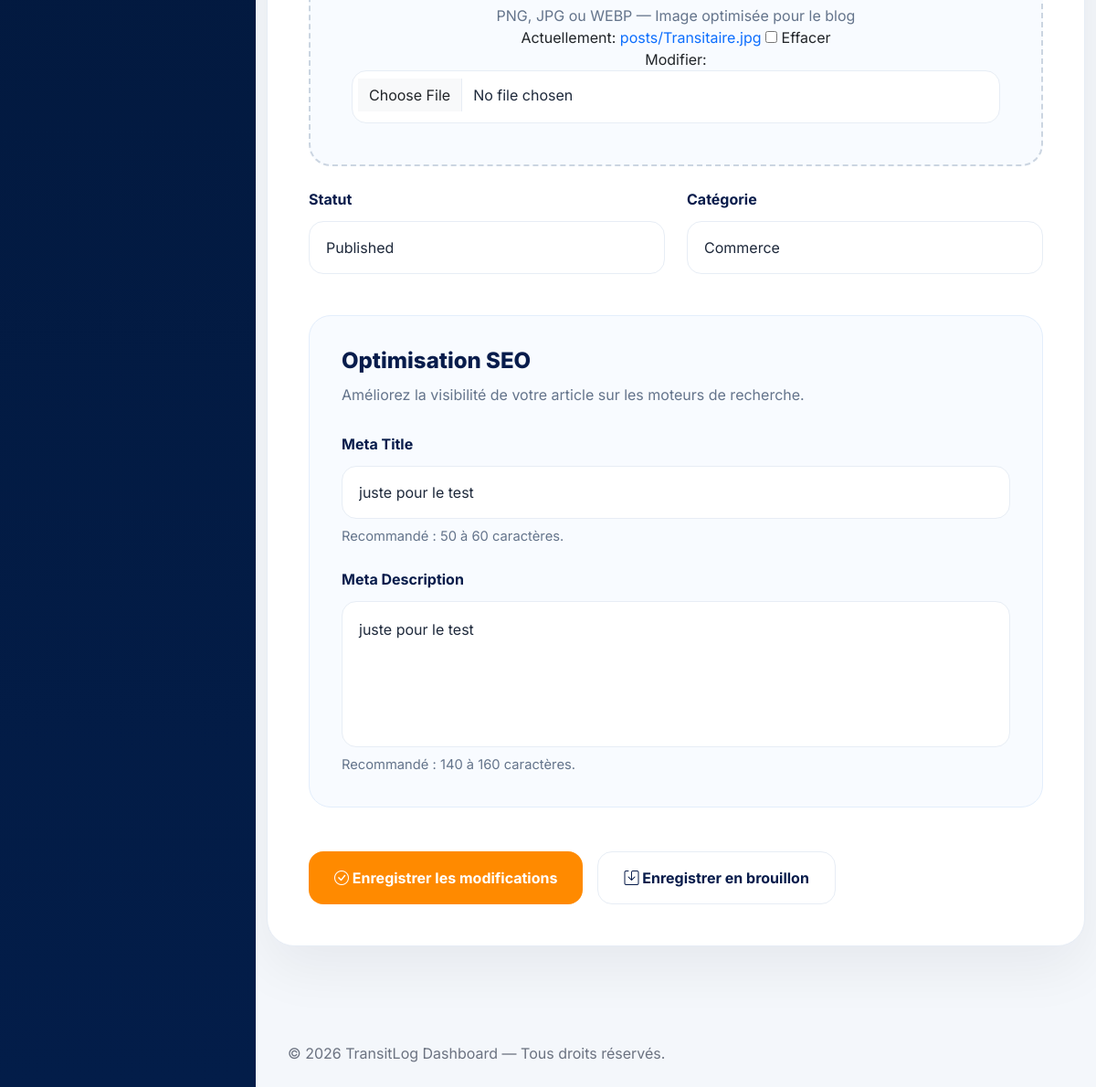
The page /dashboard/post/comment-negocier-un-tarif/update/ (signed in, lower part) on the database as committed earlier.
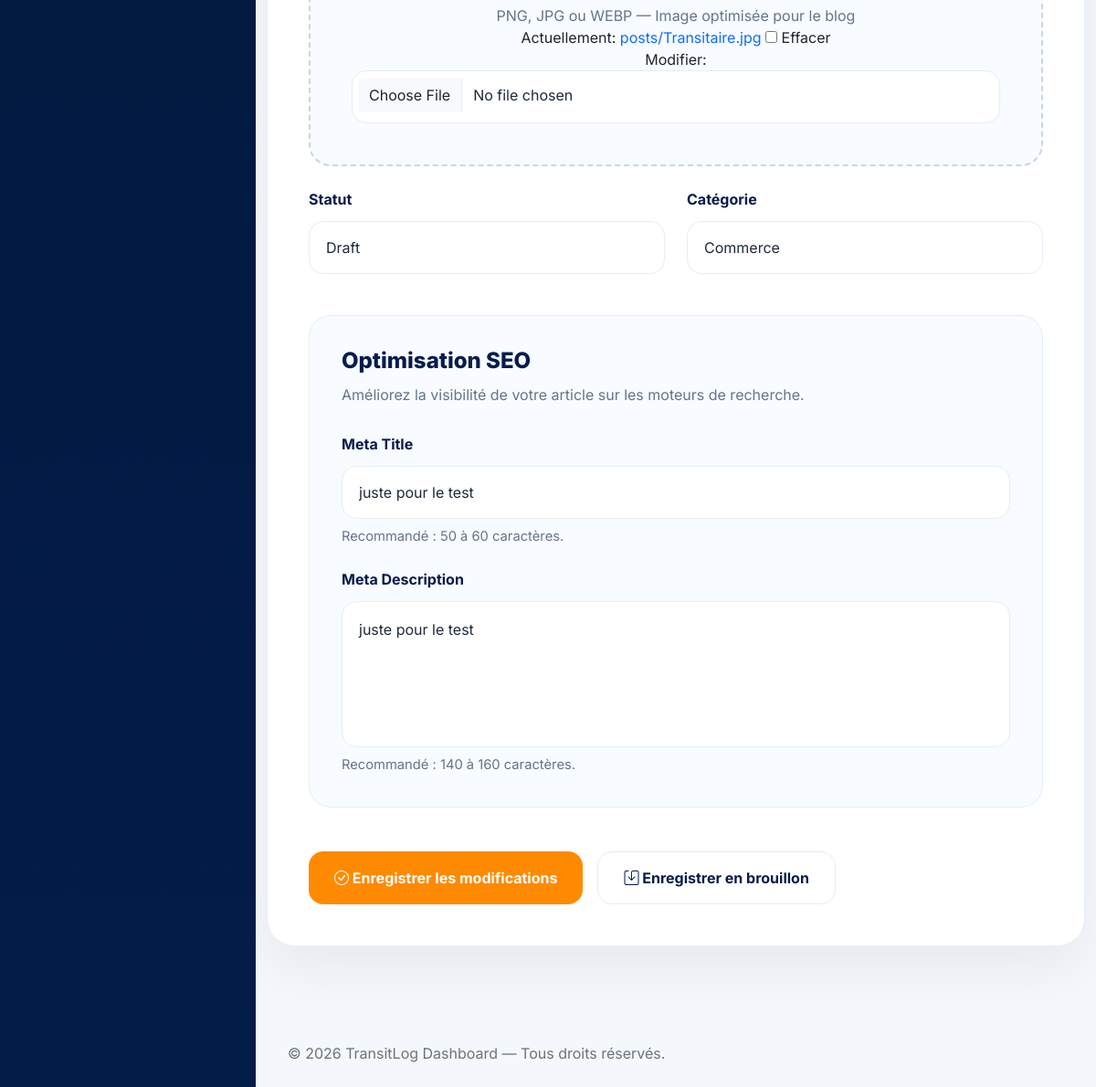
The same page on the database as committed later.
### app/models.py (models this page shows, shortened)
class Post(models.Model):
    STATUS_CHOICES = (
        ('draft', 'Draft'),
        ('published', 'Published'),
    )
    title = models.CharField(max_length=200)
    slug = models.SlugField(max_length=250, unique=True, blank=True)
    excerpt = models.TextField(max_length=300, blank=True)
    content = models.TextField()
    image = models.ImageField(upload_to='posts/', blank=True, null=True)
    status = models.CharField(max_length=10, choices=STATUS_CHOICES, default='draft')
    category = models.ForeignKey(Category, on_delete=models.CASCADE, related_name='posts')
    meta_title = models.CharField(max_length=60, blank=True)
    meta_description = models.CharField(max_length=160, blank=True)
    author = models.ForeignKey(AUTH_USER_MODEL, on_delete=models.CASCADE, related_name='posts')
    created_at = models.DateTimeField(auto_now_add=True)
    updated_at = models.DateTimeField(auto_now=True)
    published_at = models.DateTimeField(null=True, blank=True)
    class Meta:
        ordering = ['-published_at']

### dashboard/views.py (the view)
# urls.py: path('post/<str:slug>/update/', PostUpdateView.as_view(), name='update-post'),
class PostUpdateView(AdminRequiredMixin, UpdateView):
    model = Post
    form_class = AddPostForm
    template_name = 'dash/add_post.html'
    success_url = reverse_lazy('posts-list')
    slug_field = 'slug'
    slug_url_kwarg = 'slug'

### dashboard/forms.py
class AddPostForm(forms.ModelForm):
    class Meta:
        model = Post
        fields = ['title', 'excerpt', 'content', 'image', 'status', 'category', 'meta_title', 'meta_description']
        widgets = {
            'title': forms.TextInput(attrs={'class': 'form-control', 'placeholder': 'Entrez le titre de votre article'}),
            'excerpt': forms.Textarea(attrs={'class': 'form-control', 'placeholder': 'Rédiger un résume', 'rows':3}),
            'content': forms.Textarea(attrs={'class': 'form-control', 'placeholder': 'Rédigez le contenu complet de votre article...', 'rows': 5}),
            'image': forms.ClearableFileInput(attrs={'class': 'form-control'}),
            'status': forms.Select(attrs={'class': 'form-select'}),
            'category': forms.Select(attrs={'class': 'form-select'}),
            'meta_title': forms.TextInput(attrs={'class': 'form-control', 'placeholder': 'Titre SEO optimisé'}),
            'meta_description': forms.Textarea(attrs={'class': 'form-control', 'placeholder': 'Description SEO optimisée', 'rows': 3}),
        }

### app/models.py (called while the page is built)
    def __str__(self):
        return self.name

### dashboard/views.py (called while the page is built)
    def test_func(self):
        return self.request.user.role == 'admin'

### dashboard/templates/dash/add_post.html (shortened to what this page needs)
{% extends 'dash_base.html' %}
{% load static %}
{% block extra_css %}
  <link rel="stylesheet" href="{% static 'css/dash/add_post.css' %}" />
{% endblock %}
{% block content %}
  <div class="main-wrapper">
    <section class="form-section">
      <div class="container">
        <div class="editor-card">
          <form method="post" enctype="multipart/form-data">
            <div class="row g-4">
              <div class="col-12">
                <div class="upload-box">
                  <p>PNG, JPG ou WEBP — Image optimisée pour le blog</p>
                  {{ form.image }}
                </div>
              </div>
              <div class="col-lg-6">
                <label class="form-label">Statut</label>
                {{ form.status }}
              </div>
              <div class="col-lg-6">
                <label class="form-label">Catégorie</label>
                {{ form.category }}
              </div>
            </div>
            <div class="seo-box">
              <h4>Optimisation SEO</h4>
              <p>Améliorez la visibilité de votre article sur les moteurs de recherche.</p>
              <div class="row g-4">
                <div class="col-12">
                  <label class="form-label">Meta Title</label>
                  {{ form.meta_title }}
                  <div class="form-note">Recommandé : 50 à 60 caractères.</div>
                </div>
                <div class="col-12">
                  <label class="form-label">Meta Description</label>
                  {{ form.meta_description }}
                  <div class="form-note">Recommandé : 140 à 160 caractères.</div>
                </div>
              </div>
            </div>
            <div class="d-flex flex-wrap gap-3 mt-5">
              <button type="submit" class="btn-primary-custom">
                <i class="bi bi-check-circle"></i>
                {% if object %}
                  Enregistrer les modifications
                {% else %}
                  Publier l'article
                {% endif %}
              </button>
              <button type="button" class="btn-outline-custom">
                <i class="bi bi-save"></i>
                Enregistrer en brouillon
              </button>
            </div>
          </form>
        </div>
      </div>
    </section>
  </div>
{% endblock %}

Rows that differ between the two databases and show on the page:
changed Post "Commerce": status "Published" → "Draft"
